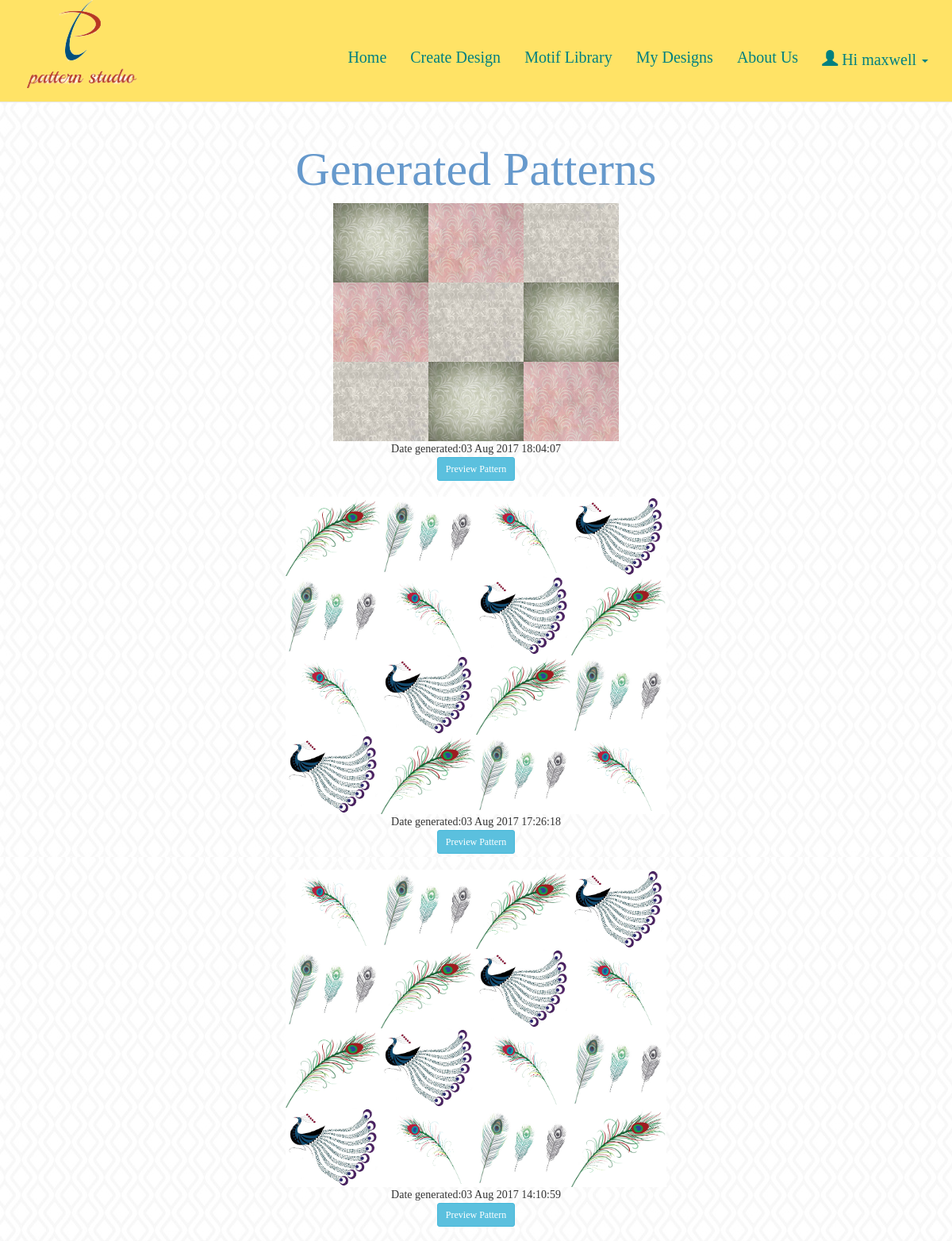
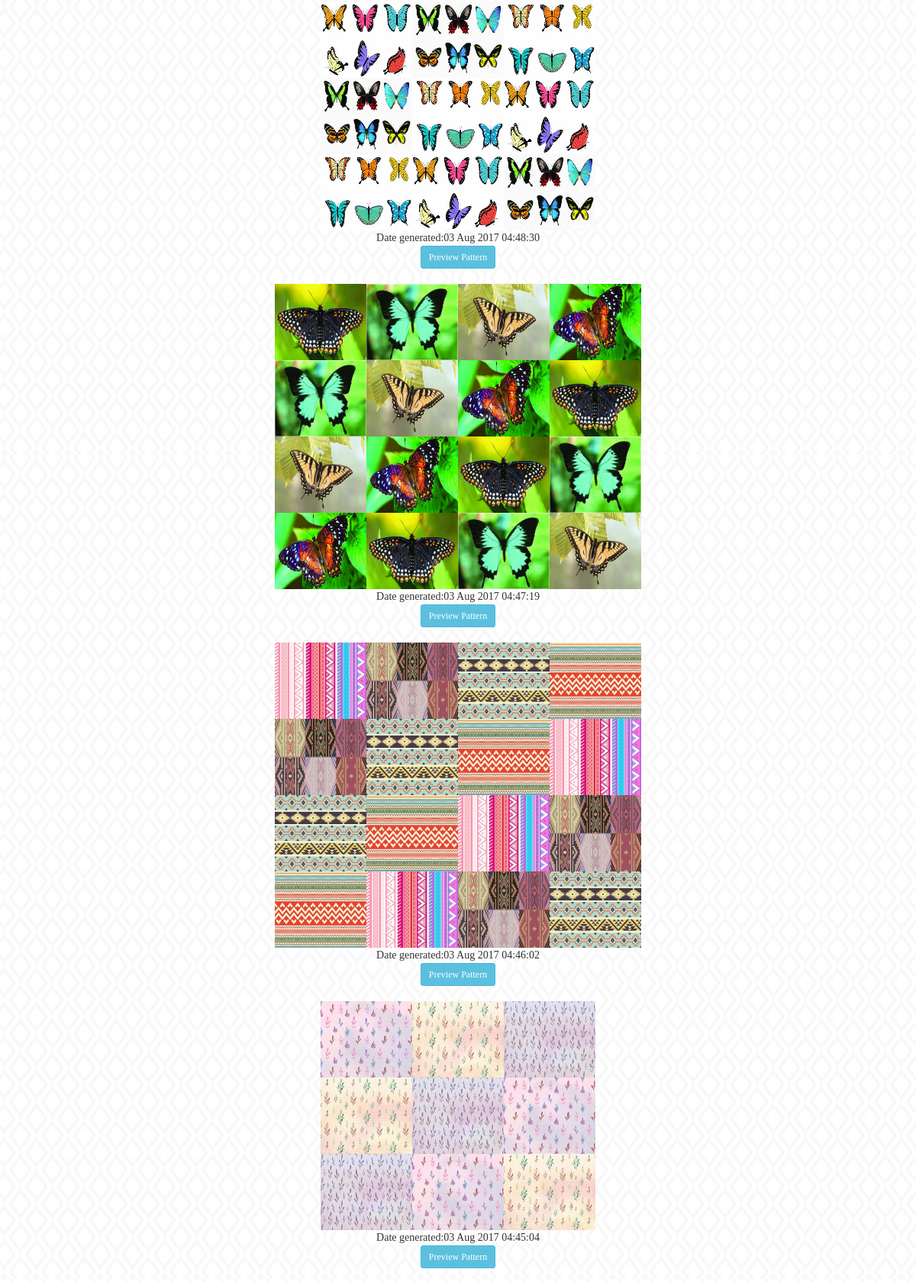
Screenshot of /includes/saved_patterns.php (signed in, upper part) with the database file from the repository (2 pictures, top to bottom).
### tables this page shows
CREATE TABLE IF NOT EXISTS `users` (
`user_id` int(11) NOT NULL,
  `user_name` varchar(25) NOT NULL,
  `user_email` varchar(30) NOT NULL,
  `user_pass` varchar(30) NOT NULL
);

CREATE TABLE IF NOT EXISTS `gen_patterns` (
`id` int(11) NOT NULL,
  `user_id` int(11) NOT NULL,
  `pattern_num` int(11) NOT NULL,
  `pattern_img_paths` varchar(500) NOT NULL,
  `date_gen` varchar(25) NOT NULL
);

### includes/saved_patterns.php (the view, shortened to what this page needs)
<?php
include  "db.php";
$query = $conn->query("SELECT * FROM users WHERE user_id =" .$_SESSION['userSession']);
$userRow = $query->fetch_array();
 include 'homenav.php';
echo "<div class='history'>";
echo "<h1 class='dsc3'>Generated Patterns</h1>";
$result = $conn->query("SELECT * FROM gen_patterns WHERE user_id = " . $_SESSION['userSession'] . " ORDER BY id DESC");
if ($result->num_rows > 0) {
	while ($gen_pattern = $result->fetch_assoc()) {
		$img_paths = explode(", ", $gen_pattern['pattern_img_paths']);
		$i = 1;
		foreach ($img_paths as $img_path){
		    echo "<img src='../img/{$img_path}' style='width: 120px; height: 100px'>";
		    if ($i % $gen_pattern['pattern_num'] == 0) {
		        echo '<br>';
		    }
		    $i++;
		}
		echo "Date generated:" . $gen_pattern['date_gen'];
		echo '<br>';
		$id = $gen_pattern['id'];
		echo "<a href='preview.php?d=$id' class=' btn btn-3d btn-sm  btn-info'>Preview Pattern</a>";
		echo '<br><br>';
	}
} else {
}
echo "</div>";
?>
    <?php include "footer.php" ?>

### includes/homenav.php (shortened to what this page needs)
<!DOCTYPE html>
<html>
<head>
    <link  rel="stylesheet" type="text/css" href="../css/bootstrap.min.css"/>
    <link rel="stylesheet" type="text/css" href="../css/fontawesome.css"/>
    <link rel="stylesheet" type="text/css" href="../css/home.css"/>
</head>
<body>
    <header class="navbar navbar-default navbar-fixed-top nav_style" >
        <div class="container" role= "banner">
            <div class="navbar-header logo">
               <a class="navbar-brand" href="home.php"><img src="../images/logo1.png"></a>
            </div>
            <div class="collapse navbar-collapse navbar-ex1-collapse navcol">
                <ul class="nav navbar-nav navbar-right">
                    <li><a href="home.php">Home</a></li>
                    <li><a href="generate.php">Create Design</a></li>
                    <li><a href="motif_library.php">Motif Library</a></li>
                    <li ><a href="saved_patterns.php">My Designs</a></li>
                    <li><a href="#">About Us</a></li>
                    <li class="dropdown">
                        <a href="#" class="dropdown-toggle" data-toggle="dropdown" role="button" aria-haspopup="true" aria-expanded="false">
                        <span class="glyphicon glyphicon-user"></span>&nbsp;Hi <?php echo $userRow['user_name']; ?>&nbsp;<span class="caret"></span></a>
                    </li>
                </ul>
            </div>
        </div>
    </header>

### css/home.css (style rules this page uses)
body { background:#fff; background-image: url("../images/wyt.jpg"); background-repeat: cover; font-size: 14px; width: 100%; min-height: 100%; font-family: 'Oxygen-Regular'; margin: 0; }
.nav_style { background: #ffe366; padding: 2em 0; line-height: 40px; }
.navcol ul li a { font-size: 20px; text-align: center; color: teal !important; }
.navbar-brand { margin-top: -45px; padding-bottom: -50px; }
.navbar-default .navbar-nav { margin-top: 19px; }
.history { margin-top: 100px; text-align: center; }
.dsc3 { color: #6699cc; text-align: center; font-size: 60px !important; font-weight:200; margin-top: 15% !important; }

### rows the page displays
users: user_name "maxwell"
gen_patterns: date_gen "03 Aug 2017 18:04:07"
gen_patterns: date_gen "03 Aug 2017 17:26:18"
gen_patterns: date_gen "03 Aug 2017 14:10:59"
gen_patterns: date_gen "03 Aug 2017 04:48:30"
gen_patterns: date_gen "03 Aug 2017 04:47:19"
gen_patterns: date_gen "03 Aug 2017 04:46:02"
gen_patterns: date_gen "03 Aug 2017 04:45:04"
